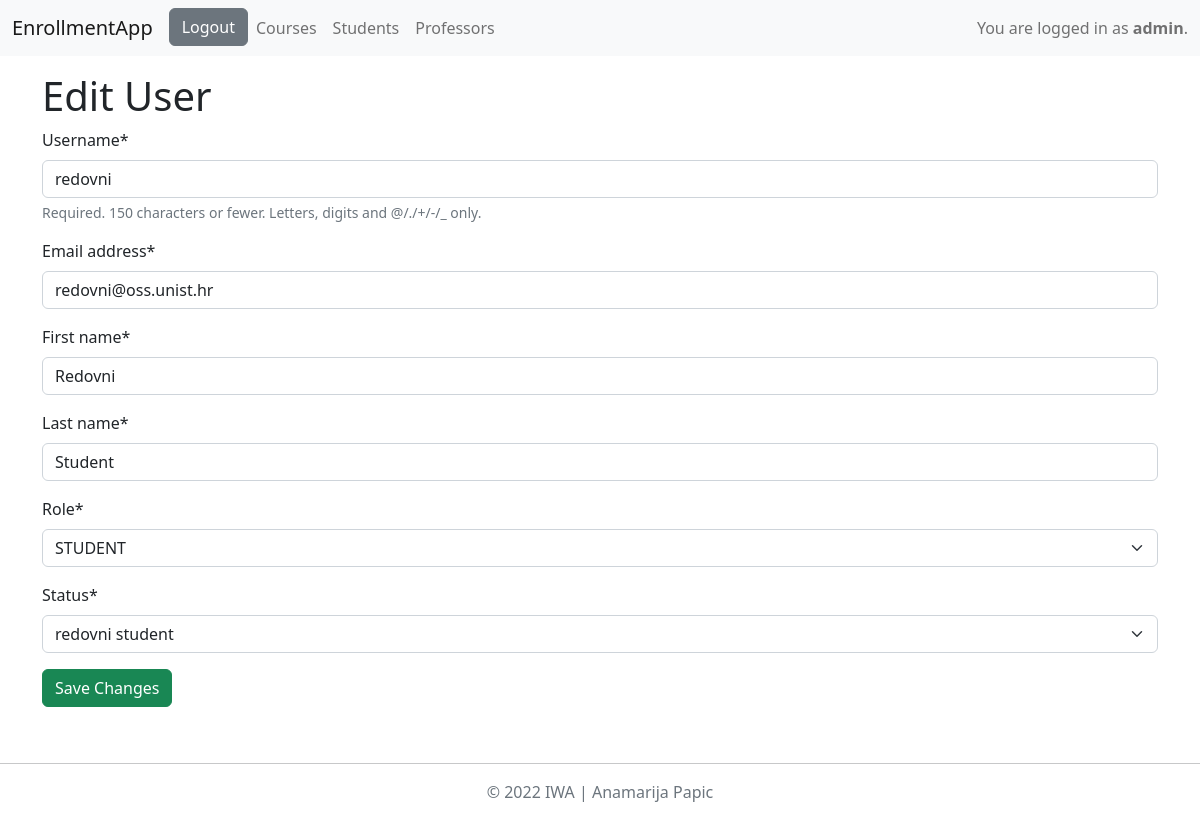
The page /edit_user/2/ (signed in) on the database as committed earlier.
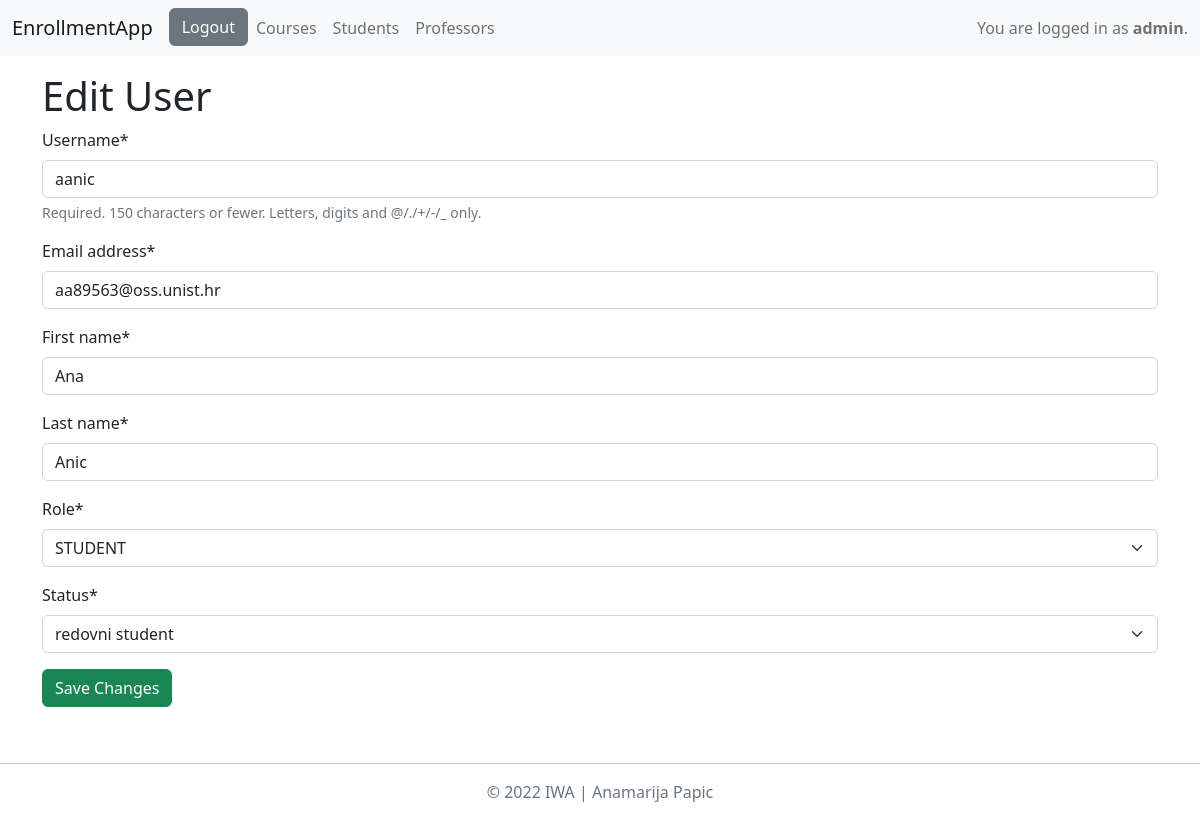
The same page on the database as committed later.
### app/models.py (models this page shows)
class MyUser(AbstractUser):
    STATUS = (('none', 'None'), ('redovni', 'redovni student'), ('izvanredni', 'izvanredni student'))
    role = models.ForeignKey(Role, on_delete=models.SET_NULL, null=True)
    status = models.CharField(max_length=20, choices=STATUS)

### app/decorators.py (the view)
    def wrap(*args, **kwargs):
        if args[0].user.role.role == Role.ADMIN:
            return function(*args, **kwargs)
        else:
            return redirect('login')

### app/forms.py
class MyUserEditForm(ModelForm):
    class Meta:
        model = MyUser
        fields = ["username", "email", 'first_name', 'last_name', "role", "status"]
        exclude = ["password1", "password2"]
    def __init__(self, *args, **kwargs):
        super(MyUserEditForm, self).__init__(*args, **kwargs)
        self.fields['email'].required = True
        self.fields['first_name'].required = True
        self.fields['last_name'].required = True

### app/models.py (called while the page is built)
    def __str__(self):
        return self.role

### app/views.py (called while the page is built, shortened)
@admin_required
def edit_user(request, user_id):
    user = MyUser.objects.get(id=user_id)
    if request.method == 'GET':
        userForm = MyUserEditForm(instance=user)
        return render(request, 'edit_user.html', {'form': userForm})

### app/templates/edit_user.html (shortened to what this page needs)
{% extends 'base.html' %}
{% load crispy_forms_tags %}
{% block edit_user %}
<h1> Edit User </h1>
<form method="post">
    {{form|crispy}}
    <input type="submit" value="Save Changes" class="btn btn-success">
</form>
{% endblock %}

Rows that differ between the two databases and show on the page:
changed MyUser "redovni student": username "redovni" → "aanic"; email "redovni@oss.unist.hr" → "aa89563@oss.unist.hr"; first_name "Redovni" → "Ana"; last_name "Student" → "Anic"
